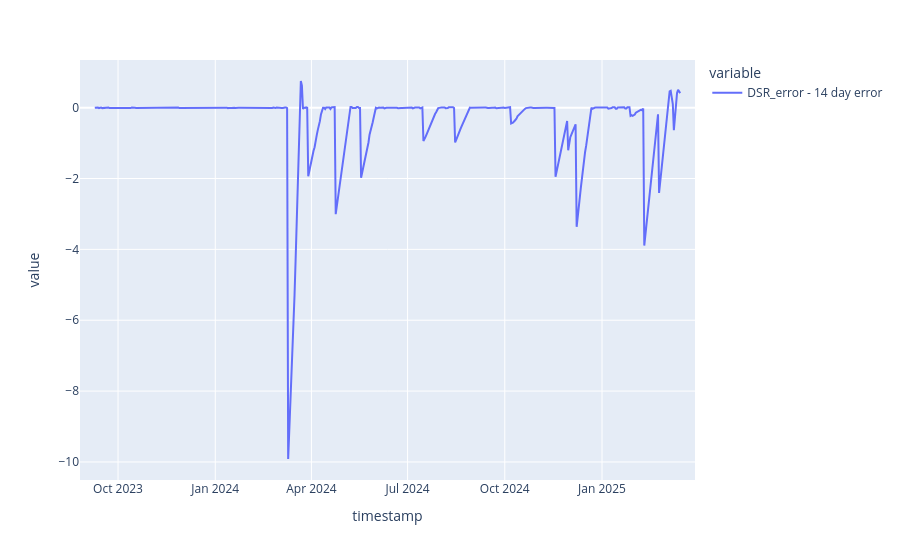

Here is the notebook cell this chart was saved with:
### Code cell
px.line(df['DSR_error - 14 day error'], 'How much the')

### Figure 1 — Plotly figure (JSON) as saved in the notebook; plotly's stock layout.template omitted (floating-point values rounded to 4 significant figures; data arrays with more than 128 entries replaced by an {"elided": "..."} marker saying what was removed)
{"data": [{"hovertemplate": "variable=DSR_error - 14 day error<br>timestamp=%{x}<br>value=%{y}<extra></extra>", "legendgroup": "DSR_error - 14 day error", "line": {"color": "#636efa", "dash": "solid"}, "marker": {"symbol": "circle"}, "mode": "lines", "name": "DSR_error - 14 day error", "orientation": "v", "showlegend": true, "type": "scatter", "x": {"elided": "583 str values"}, "xaxis": "x", "y": {"elided": "583 float values"}, "yaxis": "y"}], "layout": {"legend": {"title": {"text": "variable"}, "tracegroupgap": 0}, "margin": {"t": 60}, "xaxis": {"anchor": "y", "domain": [0, 1], "title": {"text": "timestamp"}}, "yaxis": {"anchor": "x", "domain": [0, 1], "title": {"text": "value"}}}}
